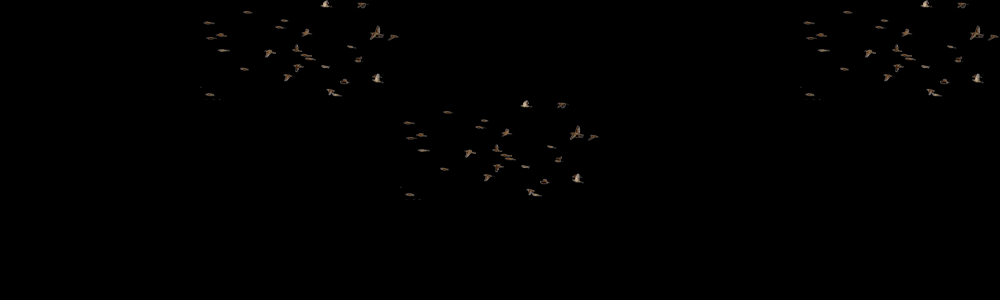

Below is a game level as drawn by its tile map, then a one-line description and the .tmx that defines it (tile-layer data replaced by summaries):
An orthogonal 5x3 tile map with 200x100 px tiles, 1 tile layer (Tile Layer 1).

<map version="1.0" orientation="orthogonal" width="5" height="3" tilewidth="200" tileheight="100">
 <tileset firstgid="1" name="sparrow" tilewidth="200" tileheight="100">
  <image source="sparrow.png" width="200" height="100" />
 </tileset>
 <layer name="Tile Layer 1" width="5" height="3">
  <data>[15 cells, 3 non-empty, 1 distinct tile ids]</data>
 </layer>
</map>
